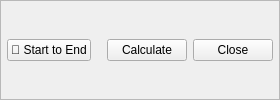
      <widget class="QFrame" name="buttonFrame">
       <property name="frameShape">
        <enum>QFrame::StyledPanel</enum>
       </property>
       
       <layout class="QHBoxLayout" name="buttonLayout">
        <property name="spacing">
         <number>6</number>
        </property>
        <property name="margin">
         <number>6</number>
        </property>
        <item>
         <widget class="QPushButton" name="directionButton">
          <property name="text">
           <string>🔄 Start to End</string>
          </property>
          <property name="toolTip">
           <string>🔄 Start to End</string>
          </property>
          <property name="checkable">
           <bool>true</bool>
          </property>
          <property name="minimumHeight">
           <number>30</number>
          </property>
          <property name="maximumHeight">
           <number>32</number>
          </property>
          
         </widget>
        </item>
        <item>
         <spacer name="horizontalSpacer">
          <property name="orientation">
           <enum>Qt::Horizontal</enum>
          </property>
          <property name="sizeHint" stdset="0">
           <size>
            <width>10</width>
            <height>20</height>
           </size>
          </property>
         </spacer>
        </item>
        <item>
         <widget class="QPushButton" name="calculateButton">
          <property name="text">
           <string>Calculate</string>
          </property>
          <property name="minimumHeight">
           <number>32</number>
          </property>
          <property name="maximumHeight">
           <number>34</number>
          </property>
          
         </widget>
        </item>
        <item>
         <widget class="QPushButton" name="cancelButton">
          <property name="text">
           <string>Close</string>
          </property>
          <property name="minimumHeight">
           <number>30</number>
          </property>
          <property name="maximumHeight">
           <number>32</number>
          </property>
          
         </widget>
        </item>
       </layout>
      </widget>
